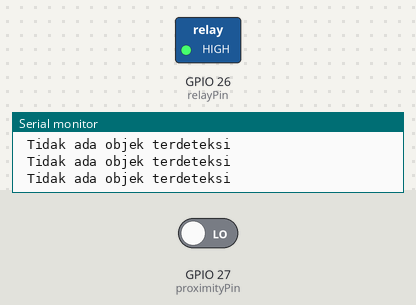
Recording of a sketch running on a simulated ESP32. Shown: switched loads named in the sketch (green lamp = pin HIGH), the last lines printed to the serial monitor. Inputs (shaded band) come from the test bench; at power-on: GPIO 27 (proximityPin) LOW.

Above: at 1.8 s.
1.9 s: GPIO 27 (proximityPin) driven HIGH
At 3.1 s:
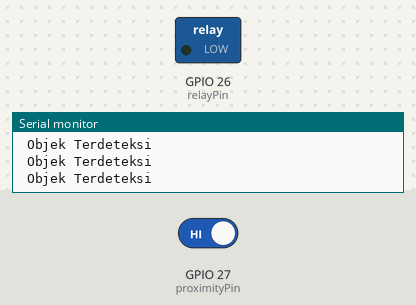
3.5 s: GPIO 27 (proximityPin) driven LOW
At 4.3 s:
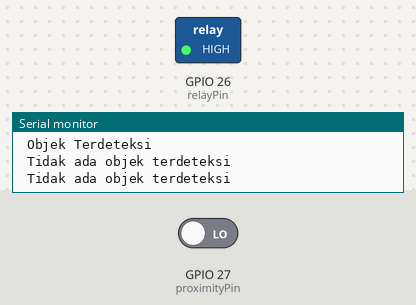
Timing chart, 0 to 6.5 s (numbered marks = the images above; inputs shaded):
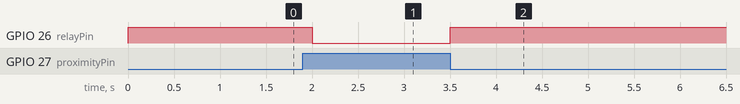

The sketch:

Code_proximity.ino
```cpp
#include <Wire.h>
#define proximityPin 27
#define relayPin 26

//const int  proximityPin 6
//const int relayPin 5

//int proximityPin = 6;
//int relayPin = 5;

int proximityValue;

void setup() {
  Serial.begin(9600);
  pinMode(proximityPin, INPUT);
  pinMode(relayPin, OUTPUT);
  digitalWrite(relayPin, LOW);
  digitalWrite(proximityPin, LOW);
}

void loop() {
  proximityValue = digitalRead(proximityPin);

  if (proximityValue == HIGH) {
    Serial.println(" Objek Terdeteksi ");
    digitalWrite(relayPin, LOW );
  } else {
    Serial.println(" Tidak ada objek terdeteksi ");
    digitalWrite(relayPin, HIGH);
  }
  delay(500);
}
```

Measured:
- after the input at 1.9 s, GPIO 26 (relayPin): HIGH → LOW after 0.10 s
- after the input at 3.5 s, GPIO 26 (relayPin): LOW → HIGH at once
